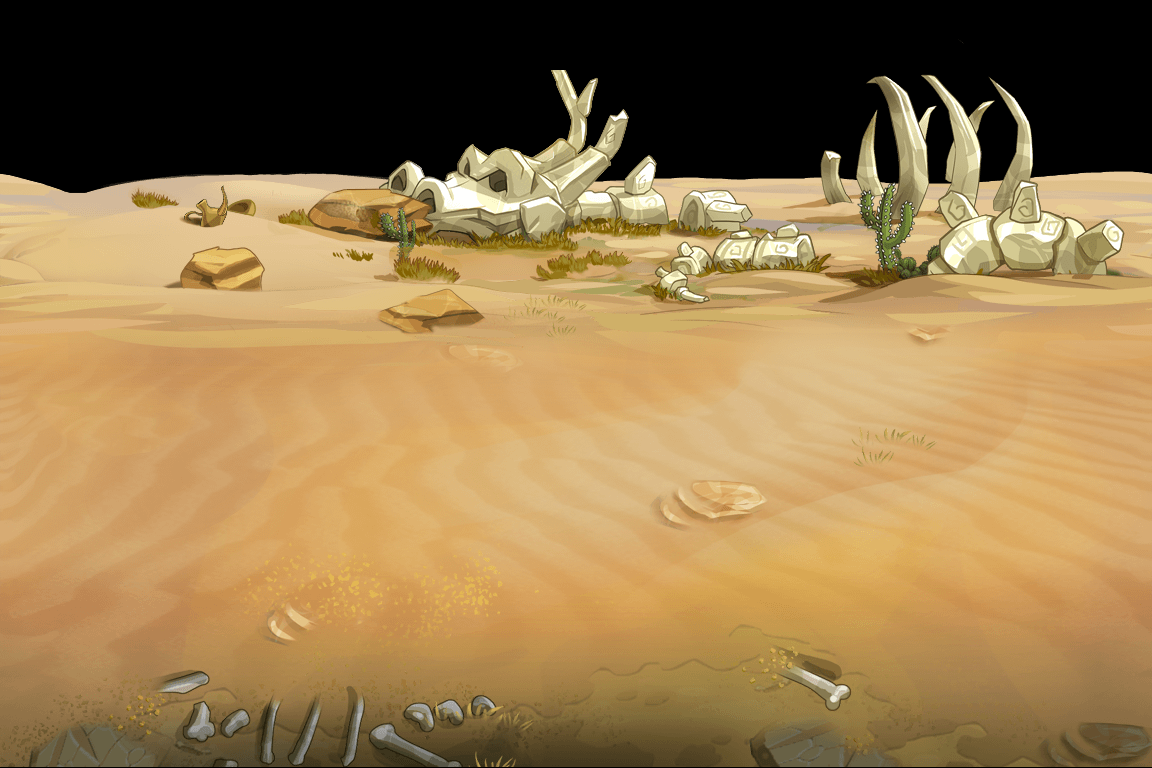

Below is a game level as drawn by its tile map, then a one-line description and the .tmx that defines it (tile-layer data replaced by summaries):
An orthogonal 9x6 tile map with 128x128 px tiles, 1 tile layer (Map09_Basetile01).

<map version="1.0" orientation="orthogonal" width="9" height="6" tilewidth="128" tileheight="128">
 <tileset firstgid="1" name="Map09_Basetile01" tilewidth="128" tileheight="128">
  <image source="Map09_Basetile01.png" width="1152" height="768" />
 </tileset>
 <layer name="Map09_Basetile01" width="9" height="6">
  <data>[54 cells, 54 non-empty, 54 distinct tile ids]</data>
 </layer>
</map>